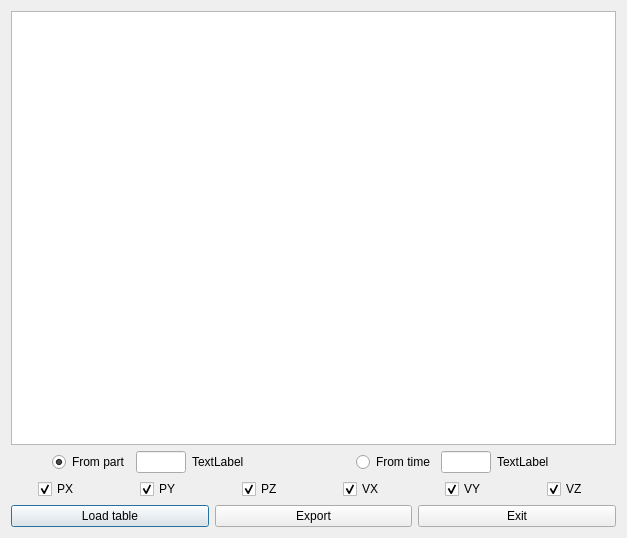
<?xml version="1.0" encoding="UTF-8"?>
<ui version="4.0">
 <class>ParticleResultDialog</class>
 <widget class="QDialog" name="ParticleResultDialog">
  <property name="geometry">
   <rect>
    <x>0</x>
    <y>0</y>
    <width>627</width>
    <height>538</height>
   </rect>
  </property>
  <property name="windowTitle">
   <string>Dialog</string>
  </property>
  <layout class="QGridLayout" name="gridLayout">
   <item row="0" column="0">
    <widget class="QTableWidget" name="TW"/>
   </item>
   <item row="1" column="0">
    <layout class="QHBoxLayout" name="horizontalLayout_3">
     <item alignment="Qt::AlignRight">
      <widget class="QRadioButton" name="RB_Part">
       <property name="text">
        <string>From part</string>
       </property>
       <property name="checked">
        <bool>true</bool>
       </property>
      </widget>
     </item>
     <item>
      <widget class="QLineEdit" name="LE_Part">
       <property name="minimumSize">
        <size>
         <width>50</width>
         <height>0</height>
        </size>
       </property>
       <property name="maximumSize">
        <size>
         <width>50</width>
         <height>16777215</height>
        </size>
       </property>
      </widget>
     </item>
     <item>
      <widget class="QLabel" name="L_Part">
       <property name="text">
        <string>TextLabel</string>
       </property>
      </widget>
     </item>
     <item alignment="Qt::AlignRight">
      <widget class="QRadioButton" name="RB_Time">
       <property name="text">
        <string>From time</string>
       </property>
      </widget>
     </item>
     <item>
      <widget class="QLineEdit" name="LE_Time">
       <property name="maximumSize">
        <size>
         <width>50</width>
         <height>16777215</height>
        </size>
       </property>
      </widget>
     </item>
     <item>
      <widget class="QLabel" name="L_Time">
       <property name="text">
        <string>TextLabel</string>
       </property>
      </widget>
     </item>
    </layout>
   </item>
   <item row="2" column="0">
    <layout class="QHBoxLayout" name="horizontalLayout_2">
     <item alignment="Qt::AlignHCenter">
      <widget class="QCheckBox" name="CBPX">
       <property name="text">
        <string>PX</string>
       </property>
       <property name="checked">
        <bool>true</bool>
       </property>
      </widget>
     </item>
     <item alignment="Qt::AlignHCenter">
      <widget class="QCheckBox" name="CBPY">
       <property name="text">
        <string>PY</string>
       </property>
       <property name="checked">
        <bool>true</bool>
       </property>
      </widget>
     </item>
     <item alignment="Qt::AlignHCenter">
      <widget class="QCheckBox" name="CBPZ">
       <property name="text">
        <string>PZ</string>
       </property>
       <property name="checked">
        <bool>true</bool>
       </property>
      </widget>
     </item>
     <item alignment="Qt::AlignHCenter">
      <widget class="QCheckBox" name="CBVX">
       <property name="text">
        <string>VX</string>
       </property>
       <property name="checked">
        <bool>true</bool>
       </property>
      </widget>
     </item>
     <item alignment="Qt::AlignHCenter">
      <widget class="QCheckBox" name="CBVY">
       <property name="text">
        <string>VY</string>
       </property>
       <property name="checked">
        <bool>true</bool>
       </property>
      </widget>
     </item>
     <item alignment="Qt::AlignHCenter">
      <widget class="QCheckBox" name="CBVZ">
       <property name="text">
        <string>VZ</string>
       </property>
       <property name="checked">
        <bool>true</bool>
       </property>
      </widget>
     </item>
    </layout>
   </item>
   <item row="3" column="0">
    <layout class="QHBoxLayout" name="horizontalLayout">
     <item>
      <widget class="QPushButton" name="PB_LoadTable">
       <property name="text">
        <string>Load table</string>
       </property>
      </widget>
     </item>
     <item>
      <widget class="QPushButton" name="PB_Export">
       <property name="text">
        <string>Export</string>
       </property>
      </widget>
     </item>
     <item>
      <widget class="QPushButton" name="PB_Exit">
       <property name="text">
        <string>Exit</string>
       </property>
      </widget>
     </item>
    </layout>
   </item>
  </layout>
 </widget>
 <resources/>
 <connections/>
</ui>
